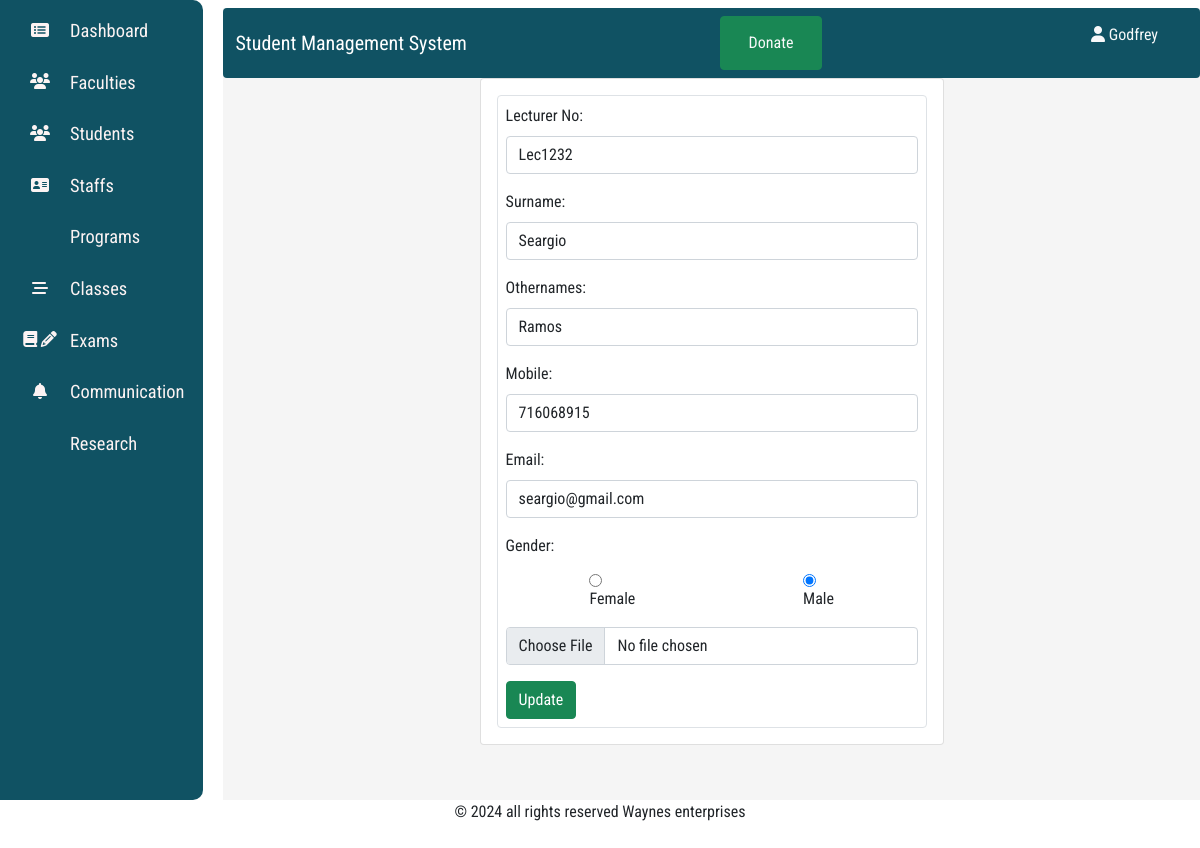
/staffs/edit/1, run on the app's committed database.
### staffs/models.py (models this page shows, shortened)
class Lecturer(models.Model):
    lecturer_no=models.CharField(unique=True,max_length=12)
    surname=models.CharField(max_length=20)
    othernames=models.CharField(max_length=30)
    phone_number=models.PositiveIntegerField(unique=True)
    email=models.EmailField(max_length=30,null=True,blank=True)
    gender=models.CharField(max_length=10)
    image=models.FileField(upload_to="staffs")

### staffs/views.py (the view, shortened to what this page needs)
# urls.py: path("staffs/edit/<int:id>",views.edit_staff,name="edit_staff"),
def edit_staff(request,id):
    lecturer=Lecturer.objects.get(pk=id)
    form=lecturer_form(instance=lecturer)
    return render(request, "staffs/edit_staff.html",{"form":form})

### staffs/forms.py
class lecturer_form(forms.ModelForm):
    class Meta():
        model=Lecturer
        fields=['lecturer_no','surname','othernames','phone_number','email','gender','image']
        labels={
            'lecturer_no':"Lecturer No",
            'surname':"Surname",
            'othernames':"Othernames",
            'phone_number':"Mobile",
            "email":"Email",
            "gender":"Gender",
            "image":""
        }
        widgets={
            'lecturer_no':forms.TextInput(attrs={"class":"form-control my-2"}),
            'surname':forms.TextInput(attrs={"class":"form-control my-2"}),
            'othernames':forms.TextInput(attrs={"class":"form-control my-2"}),
            'phone_number':forms.NumberInput(attrs={"class":"form-control my-2"}),
            "email":forms.EmailInput(attrs={"class":"form-control my-2"}),
            "gender":forms.RadioSelect(attrs={"class":"form-radio d-flex justify-content-around"},choices=[["Female","Female"],["Male","Male"]]),
            "image":forms.FileInput(attrs={"class":"form-control mt-2"})
        }

### staffs/templates/staffs/edit_staff.html (shortened to what this page needs)
{% extends 'students/base.html' %}
{% block body %}
<div class="container-fluid">
    <div class="row justify-content-center">
        <div class="col-6">
            <div class="card">
                <div class="card-body">
                    <div class="card-text">
                        <form action="" method="post" enctype="multipart/form-data" class="form border rounded p-2">
                            {{ form.as_p }}
                            <button type="submit" class="btn btn-success">Update</button>
                        </form>
                    </div>
                </div>
            </div>
        </div>
    </div>
</div>
{% endblock %}

### Students/static/styles.css (style rules this page uses)
:root { --bg:rgb(16, 82, 99); --size:250px; }
body { font-family: 'Roboto Condensed', sans-serif; }

### data on the page
Lecturer: lecturer_no "Lec1232", surname "Seargio", othernames "Ramos", phone_number "716068915", email "seargio@gmail.com", gender "☐ Female ☑ Male"
